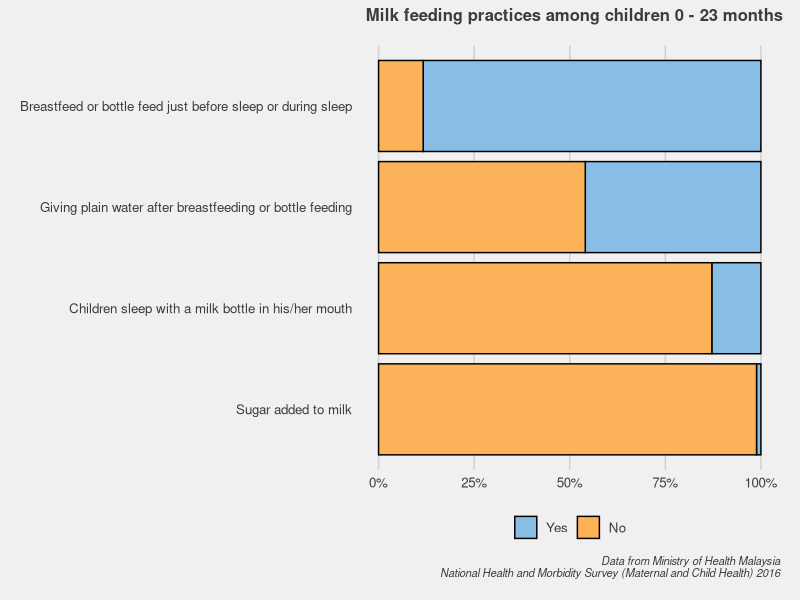
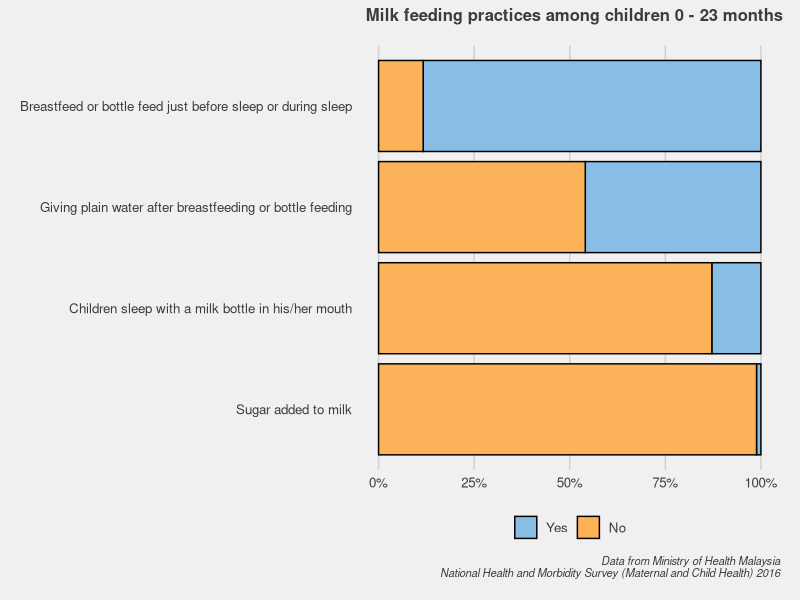

The R source for these figures, in order:
## ---- chunk 1
library(tidyverse)
library(ggplot2)
library(ggthemes)
## ---- chunk 2
milk <- 
  read_csv("data/milk_feeding_clean.csv") %>% 
  mutate(Answer = fct_rev(Answer),
         Practice = fct_reorder2(Practice, Answer, Estimation))
## ---- chunk 3
p <- 
  ggplot(milk) +
  geom_bar(aes(Estimation, Practice, fill = Answer), 
           stat = "identity", colour = "black",
           position = "fill") +
  scale_fill_few() + 
  scale_x_continuous(labels = scales::percent) +
  labs(y = "", x = "Prevalence", 
       title = "Milk feeding practices among children 0 - 23 months",
       caption = "Data from Ministry of Health Malaysia\nNational Health and Morbidity Survey (Maternal and Child Health) 2016") +
  theme_fivethirtyeight() +
  theme(legend.position = "bottom",
        legend.title = element_blank(),
        axis.title.y = element_blank(),
        panel.grid.major.y = element_blank(),
        plot.caption = element_text(face = "italic", size = 8),
        plot.title = element_text(hjust = 1.75, vjust = 4, size = 12))

p

ggsave(filename = "figs/barplot.png",
       plot = p,
       width = 6,
       height = 4, 
       units = "in")
